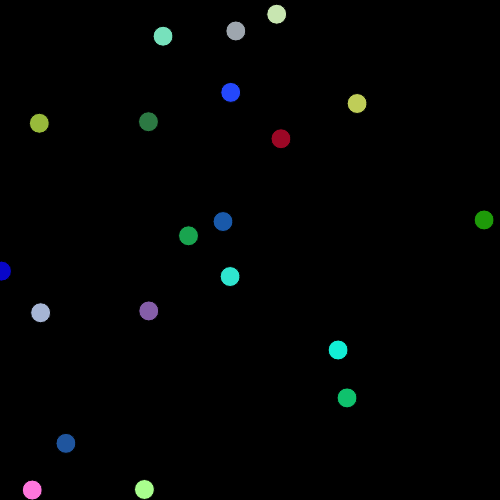
Frame 1 (no input)
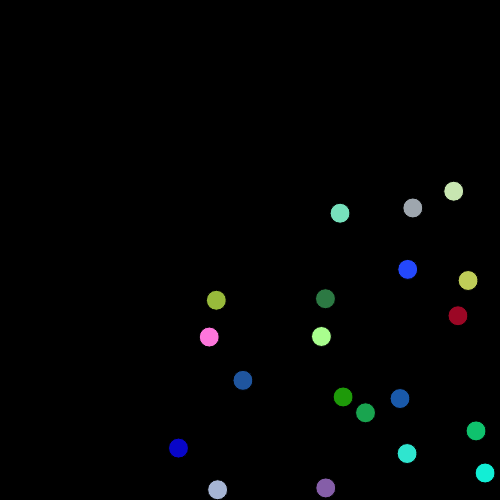
Frame 60 (no input)
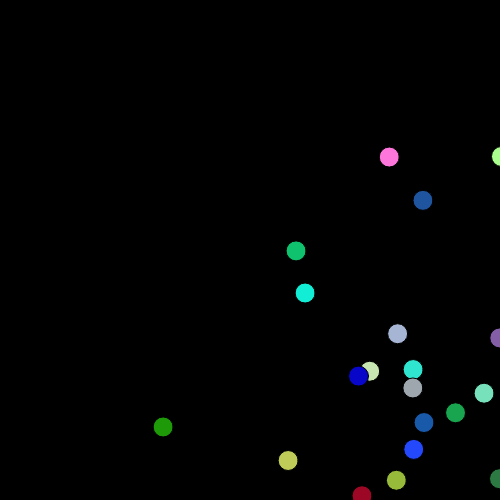
Frame 120 (the mouse pressed at the canvas centre since frame 60)

The p5.js sketch that drew these frames (run headless with seeded random() and noise() and a simulated clock; from frame 60 on, the mouse is pressed at the canvas centre):

// p5.js sketch
// ── sketch.js
let c = [];
function setup() {
  createCanvas(500,500);

  for(let i = 0; i < 20; i ++) {
    let randomX = random(0, 500)
    let randomY = random(0, 500)
    c[i] = new circle(20, randomX, randomY, 3,3)
  }
  
}

function draw() {
  background(0);
  for(let i = 0; i < 20; i ++) {
    c[i].display()
    c[i].move()
  }
  
}

class circle {

  constructor(size, xpos, ypos, xspeed, yspeed){
    this.size = size;
    this.xpos = xpos;
    this.ypos = ypos;
    this.xspeed = xspeed;
    this.yspeed = yspeed;

    this.red = random(0, 255)
    this.blue = random(0, 255)
    this.green = random(0, 255)
  }

  display = function () {

    if(dist(mouseX, mouseY, this.x, this.y) < 25 ) {    //propagating the rule to the entire stuff // see how far the mouse is from each circle
      this.red = random(0,255)
      this.green = random(0,255)
      this.blue = random(0,255)

    }

    fill( this.red, this.green, this.blue )
    ellipse( this.xpos, this.ypos, this.size, this.size);
    
  }
  move() {
    this.xpos += this.xspeed;
    this.ypos += this.yspeed;

    if(this.xpos > width || this.xpos < 0) {
      this.xspeed *= -1;
    }

    if(this.ypos > height || this.ypos < 0) {
      this.yspeed *= -1;
    }
  }



}
